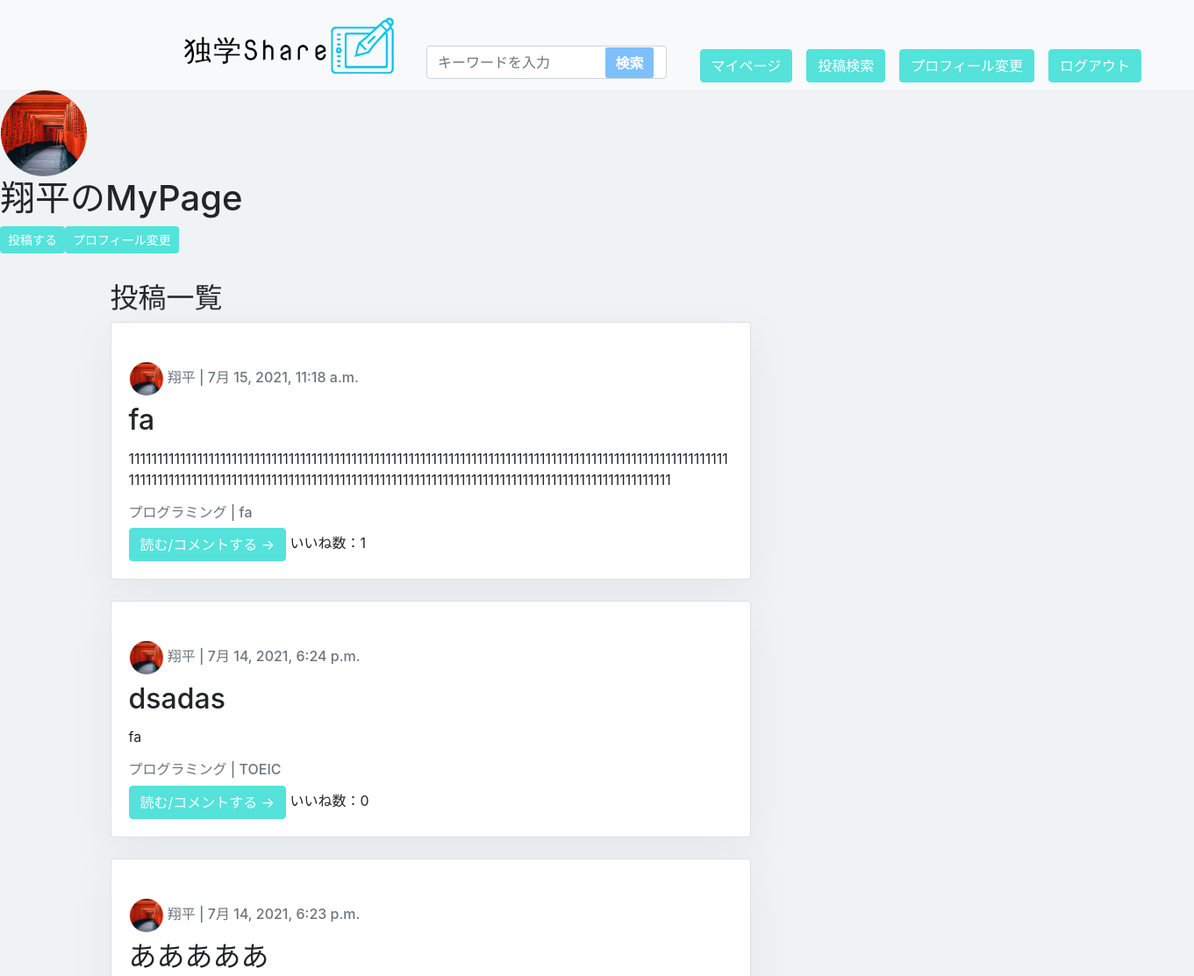
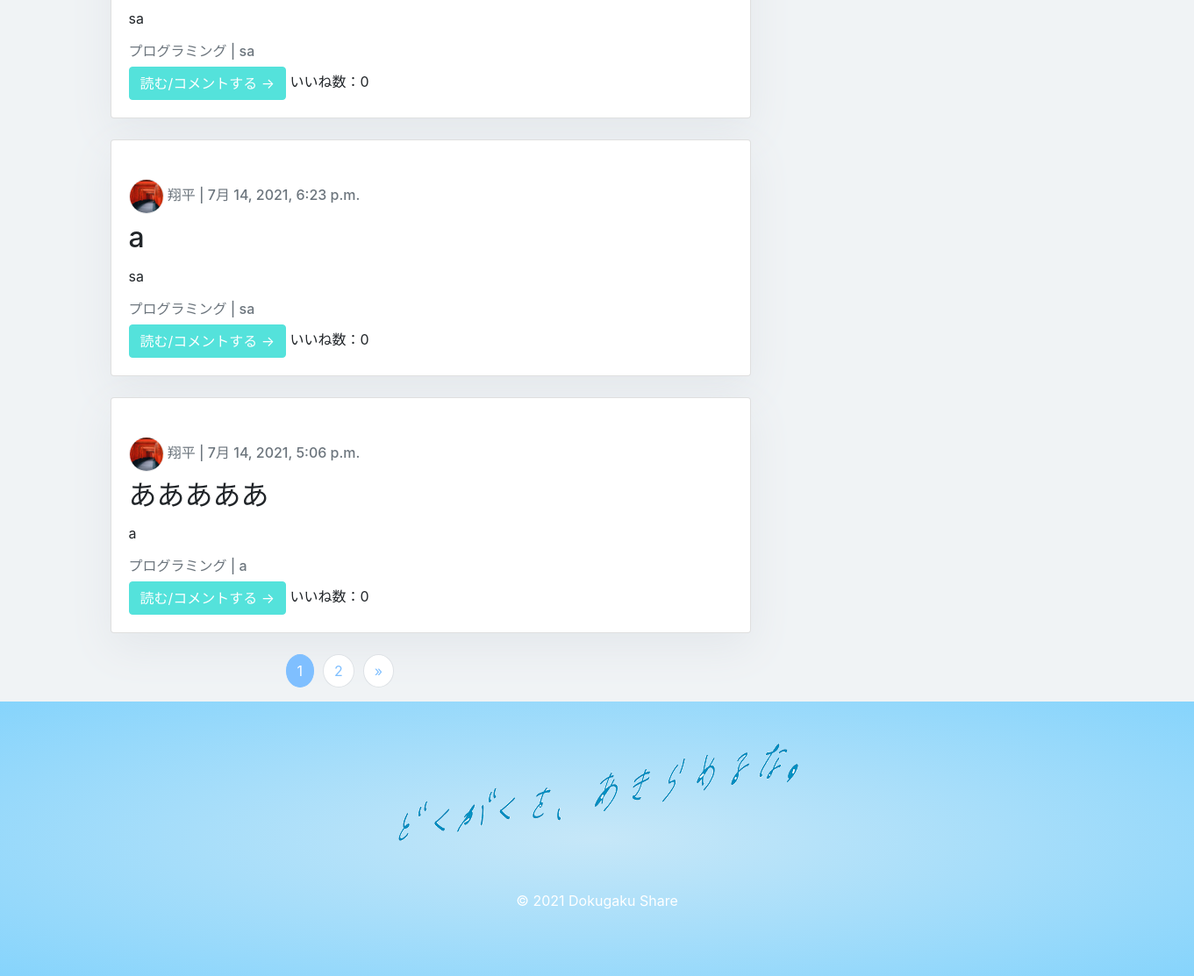
/user/mypage/ (signed in), run on the app's committed database (2 pictures, top to bottom).
### postsite/models.py (models this page shows)
class User(AbstractBaseUser, PermissionsMixin):
  email = models.EmailField('Eメールアドレス', unique=True)
  username = models.CharField('ユーザー名', max_length=30,)
  icon = models.ImageField('アイコン', blank=True, null=True)
  background_image = models.ImageField('ヘッダー画像', blank=True, null=True)
  is_staff = models.BooleanField(
        'staff status',
        default=False,
        help_text=_(
            'Designates whether the user can log into this admin site.'),
  )
  is_active = models.BooleanField(
        'active',
        default=True,
        help_text=_(
            'Designates whether this user should be treated as active. '
            'Unselect this instead of deleting accounts.'
        ),
  )
  date_joined = models.DateTimeField('date joined', default=timezone.now)
  objects = CustomUserManager()
  EMAIL_FIELD = 'email'
  USERNAME_FIELD = 'email'
  REQUIRED_FIELDS = []
  class Meta:
        verbose_name = _('user')
        verbose_name_plural = _('users')

### user/models.py (models this page shows, shortened)
class Post(models.Model):
    post_user  = models.ForeignKey(User, on_delete=models.PROTECT, related_name='post_user', null=True)
    category = models.ForeignKey(Category, on_delete=models.PROTECT)
    tags = models.CharField('カテゴリーの中の細かい分野', max_length=255, blank=True)
    title = models.CharField('タイトル', max_length=255)
    book_title = models.CharField('使用している本の名前', max_length=255)
    content = models.TextField('本文')
    description = models.TextField(blank=True)
    created_at = models.DateTimeField(auto_now_add=True)
    updated_at = models.DateTimeField(auto_now=True)
    published_at = models.DateTimeField(blank=True, null=True)
    is_public = models.BooleanField(default=False)
    views = models.PositiveIntegerField(default=0)
    likes = models.ManyToManyField(User, related_name='likes', default=None, blank=True )
    like_count = models.BigIntegerField(default='0')
    class Meta:
        ordering = ['-created_at']

class Category(models.Model):
    name = models.CharField('カテゴリー', max_length=255)
    slug = models.SlugField(unique=True)
    timestamp = models.DateTimeField(auto_now_add=True)
    def __str__(self):
        return self.name

### user/views.py (the view)
# urls.py: path('mypage/', UserDetail.as_view(), name='mypage'),
class UserDetail(LoginRequiredMixin, ListView):
    template_name = 'my_page.html'
    paginate_by = 5
    def get_queryset(self):
        return Post.objects.filter(post_user_id=self.request.user)

### templates/my_page.html (shortened to what this page needs)
{% extends 'base.html' %}
{% load static %}
{% block content %}
<div class = "back">
    <div class="background-blue">
        <div id="user_status" >
        {% if user.icon %}
            <img src="{{ user.icon.url }}" class="user-icon">
        {% else %}
            <img src="{% static 'mypicture/default.png' %}" class="user-icon">
        {% endif %}
        </div>
        <h1>{{ user.username }}のMyPage</h1>
        <p><a href="{% url 'user:create' %}" class="btn btn-primary btn-sm">投稿する</a><a href="{% url 'user:user_profile_update' user.id %}" class="btn btn-primary btn-sm">プロフィール変更</a></p>
    </div>
    <div class="container">
        <div class="row">
            <div class="col-md-8 mt-3 left">
                <h2>投稿一覧</h2>
                {% for post in post_list %}
                <div class="card mb-4">
                    <div class="card-body">
                    　　 <p class="card-text text-muted h6"><img src="{{ user.icon.url }}" class="user-icon2"> {{user.username}} | {{ post.created_at}} </p>
                        <h2 class="card-title">{{ post.title }}</h2>
                        <p class="card-text">{{post.content|slice:":200" }}</p>
                        <p class="card-text text-muted h6">{{ post.category}} | {{ post.tags}} </p>
                        <a href="{% url 'user:post_detail' post.id %}" class="btn btn-primary pull-left">読む/コメントする &rarr;</a>
                            <span class="" id="like_count">いいね数：{{post.like_count}}</span>
                    </div>
                </div>
                {% endfor %}
                {% include "pagination.html" %}
            </div>
        </div>
    </div>
</div>
{% endblock content %}

### static/css/style.css (style rules this page uses)
.btn-primary, .btn-primary:active, .btn-primary:visited { background-color: rgb(84, 226, 219)!important; border-color: rgb(84, 226, 219); }
.card { box-shadow: 0 16px 48px #E3E7EB; }
.user-icon { height: 90px; width: 90px; object-fit: cover; border-radius: 50%; border: 1.5px solid #eee; }
.user-icon2 { height: 30px; width: 30px; object-fit: cover; border-radius: 50%; border: 1.5px solid #eee; }

### data on the page
User: icon (picture), username "翔平"
Post: icon (picture), created_at "7月 15, 2021, 11:18 a.m.", title "fa", content "11111111111111111111111111111111111111111111111111111111111111111111111111111111111111111111111111111111111111111111111111111111111111111111111111111111111111111111111111111111111111111111111111111111", category "プログラミング", tags "fa", like_count "1"
Post: icon (picture), created_at "7月 14, 2021, 6:24 p.m.", title "dsadas", content "fa", category "プログラミング", tags "TOEIC", like_count "0"
Post: icon (picture), created_at "7月 14, 2021, 6:23 p.m.", title "あああああ", content "sa", category "プログラミング", tags "sa", like_count "0"
Post: icon (picture), created_at "7月 14, 2021, 6:23 p.m.", title "a", content "sa", category "プログラミング", tags "sa", like_count "0"
Post: icon (picture), created_at "7月 14, 2021, 5:06 p.m.", title "あああああ", content "a", category "プログラミング", tags "a", like_count "0"

### other printed values
{{ num }} "1"
{{ num }} "2"
